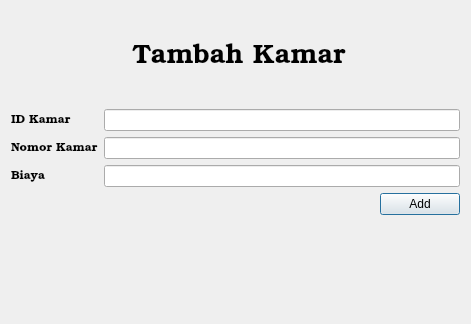
<?xml version="1.0" encoding="UTF-8"?>
<ui version="4.0">
 <class>Dialog_Add</class>
 <widget class="QDialog" name="Dialog_Add">
  <property name="geometry">
   <rect>
    <x>0</x>
    <y>0</y>
    <width>471</width>
    <height>324</height>
   </rect>
  </property>
  <property name="windowTitle">
   <string>Dialog</string>
  </property>
  <layout class="QGridLayout" name="gridLayout">
   <item row="2" column="0">
    <widget class="QLabel" name="label_2">
     <property name="font">
      <font>
       <family>URW Bookman</family>
      </font>
     </property>
     <property name="text">
      <string>Nomor Kamar</string>
     </property>
    </widget>
   </item>
   <item row="5" column="0">
    <widget class="QLabel" name="lbl_status">
     <property name="text">
      <string/>
     </property>
    </widget>
   </item>
   <item row="1" column="1" colspan="2">
    <widget class="QLineEdit" name="input_id"/>
   </item>
   <item row="3" column="0">
    <widget class="QLabel" name="label_4">
     <property name="font">
      <font>
       <family>URW Bookman</family>
      </font>
     </property>
     <property name="text">
      <string>Biaya</string>
     </property>
    </widget>
   </item>
   <item row="0" column="1">
    <widget class="QLabel" name="label_6">
     <property name="font">
      <font>
       <family>URW Bookman</family>
       <pointsize>20</pointsize>
      </font>
     </property>
     <property name="text">
      <string>Tambah Kamar</string>
     </property>
     <property name="alignment">
      <set>Qt::AlignCenter</set>
     </property>
    </widget>
   </item>
   <item row="1" column="0">
    <widget class="QLabel" name="label">
     <property name="font">
      <font>
       <family>URW Bookman</family>
      </font>
     </property>
     <property name="text">
      <string>ID Kamar</string>
     </property>
    </widget>
   </item>
   <item row="4" column="2">
    <widget class="QPushButton" name="pb_add">
     <property name="text">
      <string>Add</string>
     </property>
    </widget>
   </item>
   <item row="3" column="1" colspan="2">
    <widget class="QLineEdit" name="input_biaya"/>
   </item>
   <item row="2" column="1" colspan="2">
    <widget class="QLineEdit" name="input_nokmr"/>
   </item>
   <item row="4" column="1">
    <spacer name="horizontalSpacer">
     <property name="orientation">
      <enum>Qt::Horizontal</enum>
     </property>
     <property name="sizeHint" stdset="0">
      <size>
       <width>40</width>
       <height>20</height>
      </size>
     </property>
    </spacer>
   </item>
  </layout>
 </widget>
 <resources/>
 <connections/>
</ui>
